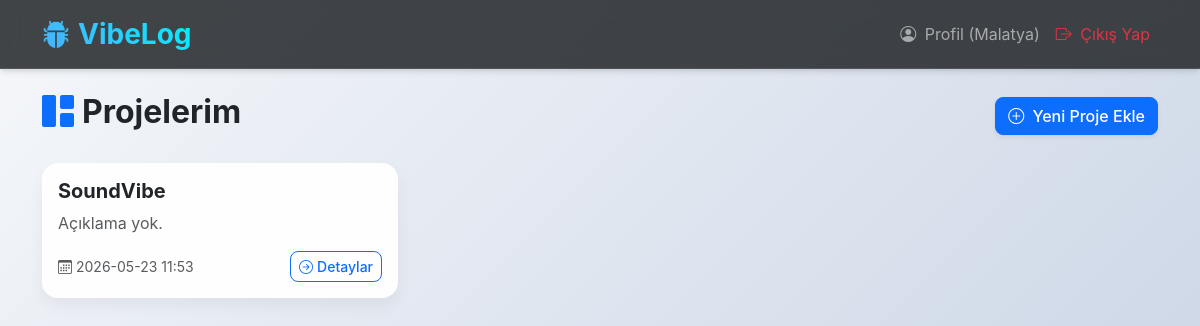
/ (signed in), run on the app's committed database.
### app/models.py (models this page shows, shortened)
class User(UserMixin, db.Model):
    __tablename__ = 'users'
    id: Mapped[int] = mapped_column(primary_key=True)
    username: Mapped[str] = mapped_column(String(64), unique=True, nullable=False)
    email: Mapped[str] = mapped_column(String(120), unique=True, nullable=False)
    password_hash: Mapped[str] = mapped_column(String(256), nullable=False)
    created_at: Mapped[datetime] = mapped_column(default=datetime.utcnow)
    projects: Mapped[List["Project"]] = relationship(back_populates="user", cascade="all, delete-orphan")

class Project(db.Model):
    __tablename__ = 'projects'
    id: Mapped[int] = mapped_column(primary_key=True)
    name: Mapped[str] = mapped_column(String(100), nullable=False)
    description: Mapped[Optional[str]] = mapped_column(Text)
    created_at: Mapped[datetime] = mapped_column(default=datetime.utcnow)
    user_id: Mapped[int] = mapped_column(ForeignKey('users.id'), nullable=False)
    user: Mapped["User"] = relationship(back_populates="projects")
    bug_tickets: Mapped[List["BugTicket"]] = relationship(back_populates="project", cascade="all, delete-orphan")

### app/main/routes.py (the view)
@main.route('/')
@login_required
def index():
    projects = Project.query.filter_by(user_id=current_user.id).all()
    return render_template('main/index.html', title='Projelerim', projects=projects)

### app/models.py (called while the page is built)
@login_manager.user_loader
def load_user(id):
    return db.session.get(User, int(id))

### app/templates/main/index.html
{% extends "base.html" %}
{% block content %}
<div class="d-flex justify-content-between align-items-center mb-4">
    <h2 class="fw-bold"><i class="bi bi-grid-1x2-fill me-2 text-primary"></i>Projelerim</h2>
    <a href="{{ url_for('main.new_project') }}" class="btn btn-primary shadow-sm"><i class="bi bi-plus-circle me-1"></i> Yeni Proje Ekle</a>
</div>
{% if projects %}
    <div class="row row-cols-1 row-cols-md-2 row-cols-lg-3 g-4">
        {% for project in projects %}
        <div class="col">
            <div class="card h-100 hover-card">
                <div class="card-body">
                    <h5 class="card-title text-truncate fw-bold">{{ project.name }}</h5>
                    <p class="card-text text-muted text-truncate" style="max-height: 4.5em; overflow: hidden;">
                        {{ project.description or 'Açıklama yok.' }}
                    </p>
                </div>
                <div class="card-footer bg-transparent border-top-0 d-flex justify-content-between align-items-center pt-0 pb-3">
                    <small class="text-muted"><i class="bi bi-calendar3 me-1"></i>{{ project.created_at.strftime('%Y-%m-%d %H:%M') }}</small>
                    <a href="{{ url_for('main.project_detail', id=project.id) }}" class="btn btn-outline-primary btn-sm"><i class="bi bi-arrow-right-circle me-1"></i>Detaylar</a>
                </div>
            </div>
        </div>
        {% endfor %}
    </div>
{% else %}
    <div class="alert alert-info text-center py-5 border-0 shadow-sm rounded-4 bg-white">
        <h4 class="text-primary mb-3"><i class="bi bi-info-circle me-2"></i>Henüz bir projeniz bulunmuyor.</h4>
        <p class="mb-0 text-muted">Hemen yeni bir proje oluşturarak bug'larınızı takip etmeye başlayın!</p>
    </div>
{% endif %}
{% endblock %}

### app/templates/base.html (shortened to what this page needs)
<!DOCTYPE html>
<html lang="tr">
<head>
    <link href="https://cdn.jsdelivr.net/npm/bootstrap@5.3.0/dist/css/bootstrap.min.css" rel="stylesheet">
    <link rel="stylesheet" href="https://cdn.jsdelivr.net/npm/bootstrap-icons@1.11.3/font/bootstrap-icons.min.css">
    <link rel="stylesheet" href="{{ url_for('static', filename='css/style.css') }}">
</head>
<body class="bg-light">
    <nav class="navbar navbar-expand-lg navbar-dark navbar-glass mb-4 sticky-top">
        <div class="container">
            <a class="navbar-brand fs-3 fw-bold text-gradient" href="/"><i class="bi bi-bug-fill me-2 text-primary"></i>VibeLog</a>
            <div class="collapse navbar-collapse" id="navbarNav">
                <ul class="navbar-nav ms-auto">
                    {% if current_user.is_authenticated %}
                        <li class="nav-item">
                            <a class="nav-link" href="#"><i class="bi bi-person-circle me-1"></i> Profil ({{ current_user.username }})</a>
                        </li>
                        <li class="nav-item">
                            <a class="nav-link text-danger" href="{{ url_for('auth.logout') }}"><i class="bi bi-box-arrow-right me-1"></i> Çıkış Yap</a>
                        </li>
                    {% endif %}
                </ul>
            </div>
        </div>
    </nav>
    <div class="container">
        {% block content %}{% endblock %}
    </div>
</body>
</html>

### app/static/css/style.css (style rules this page uses)
body { background: linear-gradient(135deg, #f5f7fa 0%, #c3cfe2 100%); min-height: 100vh; font-family: 'Inter', -apple-system, BlinkMacSystemFont, "Segoe UI", Roboto, "Helvetica Neue", Arial, sans-serif; }
.navbar-glass { background: rgba(33, 37, 41, 0.85) !important; backdrop-filter: blur(10px); -webkit-backdrop-filter: blur(10px); border-bottom: 1px solid rgba(255, 255, 255, 0.1); box-shadow: 0 4px 6px -1px rgba(0, 0, 0, 0.1), 0 2px 4px -1px rgba(0, 0, 0, 0.06); }
.text-gradient { background: linear-gradient(45deg, #4facfe 0%, #00f2fe 100%); -webkit-background-clip: text; -webkit-text-fill-color: transparent; background-clip: text; }
.card { border: none; border-radius: 1rem; box-shadow: 0 0.5rem 1rem rgba(0, 0, 0, 0.05); transition: transform 0.3s ease, box-shadow 0.3s ease; background: rgba(255, 255, 255, 0.95); }
.btn { border-radius: 0.5rem; transition: all 0.3s ease; font-weight: 500; }

### data on the page
User: username "Malatya"
Project: name "SoundVibe", description "Açıklama yok.", created_at "2026-05-23 11:53"
